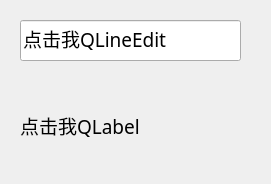
<?xml version="1.0" encoding="UTF-8"?>
<ui version="4.0">
 <class>Widget</class>
 <widget class="QWidget" name="Widget">
  <property name="geometry">
   <rect>
    <x>0</x>
    <y>0</y>
    <width>271</width>
    <height>184</height>
   </rect>
  </property>
  <property name="windowTitle">
   <string>Widget</string>
  </property>
  <widget class="mylineedit" name="lineEdit">
   <property name="geometry">
    <rect>
     <x>20</x>
     <y>20</y>
     <width>221</width>
     <height>41</height>
    </rect>
   </property>
   <property name="font">
    <font>
     <family>微软雅黑</family>
     <pointsize>14</pointsize>
    </font>
   </property>
   <property name="text">
    <string>点击我QLineEdit</string>
   </property>
  </widget>
  <widget class="mylabel" name="label">
   <property name="geometry">
    <rect>
     <x>20</x>
     <y>100</y>
     <width>221</width>
     <height>51</height>
    </rect>
   </property>
   <property name="font">
    <font>
     <family>微软雅黑</family>
     <pointsize>14</pointsize>
    </font>
   </property>
   <property name="text">
    <string>点击我QLabel</string>
   </property>
  </widget>
 </widget>
 <layoutdefault spacing="6" margin="11"/>
 <customwidgets>
  <customwidget>
   <class>mylineedit</class>
   <extends>QLineEdit</extends>
   <header>mylineedit.h</header>
  </customwidget>
  <customwidget>
   <class>mylabel</class>
   <extends>QLabel</extends>
   <header>mylabel.h</header>
  </customwidget>
 </customwidgets>
 <resources/>
 <connections/>
</ui>
